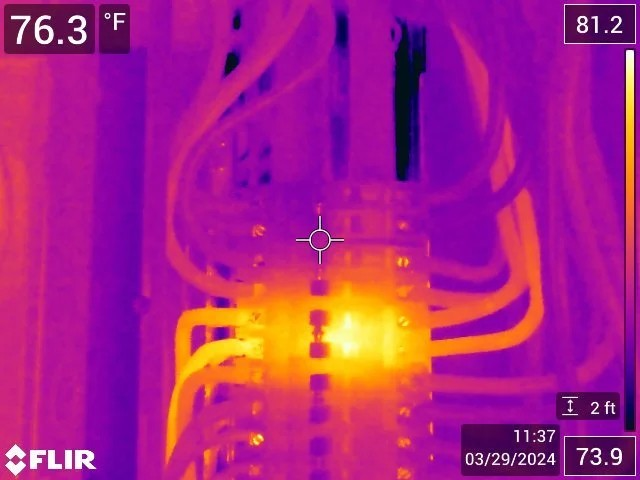
#> input picture notebooks/Infrared_Testing.jpg, 640 x 480 px
$ jupyter execute --allow-errors Fundamentos_de_Python_Aplicaciones.ipynb   (shell and % lines are left out)
#> lines starting #> are read from the running program, lines starting #| are printed output that depends on the picture; after the words box and inside, x2 and y2 are one past the last pixel; in counts of white or black regions, pixels touching at a corner belong together
# Aplicación práctica - Modelado de un circuito RC (45 min)
## Problema:
En un circuito RC serie con R=1kΩ, C=100μF, y entrada escalón de 5V, calcular y graficar $$V_c(t) = V_{in} * (1 - e^{-t/τ})$$ para $t=0$ a 5τ.

[cell 1]
import numpy as np
import matplotlib.pyplot as plt

# Parámetros
R = 1000      # ohms
C = 100e-6    # faradios
tau = R * C   # constante de tiempo
Vin = 5       # voltios

# Tiempo
t = np.linspace(0, 5*tau, 200)

# Ecuación de carga del capacitor
Vc = Vin * (1 - np.exp(-t / tau))

# Gráfica
plt.plot(t*1000, Vc, 'b-', linewidth=2)
plt.axhline(y=Vin, color='r', linestyle='--', label='Vin')
plt.axvline(x=tau*1000, color='k', linestyle=':', label=f'τ = {tau*1000:.1f} ms')
plt.xlabel('Tiempo (ms)')
plt.ylabel('Vc (V)')
plt.title('Carga de un capacitor en circuito RC')
plt.legend()
plt.grid(True)
plt.show()
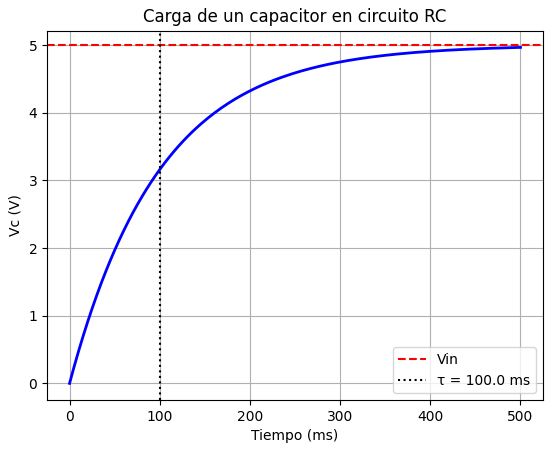
#> figure drawn by matplotlib, 1 panel; curve peaks at x = 500, y = 4.97

### Ejemplo: Circuito RC - Carga y descarga del capacitor
### Modelado matemático y gráfico

[cell 2]
"""
Ejemplo: Circuito RC - Carga y descarga del capacitor
Modelado matemático y gráfico
"""

import numpy as np
import matplotlib.pyplot as plt

def voltaje_carga(t, Vin, tau):
    """Voltaje en capacitor durante carga: Vc = Vin * (1 - e^(-t/τ))"""
    return Vin * (1 - np.exp(-t / tau))

def voltaje_descarga(t, Vin, tau):
    """Voltaje en capacitor durante descarga: Vc = Vin * e^(-t/τ)"""
    return Vin * np.exp(-t / tau)

# [32 lines left out: function graficar_carga_descarga, not called in this run]

#> (a cell that did not finish here is left out)

## Ejercicios Propuestos (30 min)

1. Calcular la potencia disipada en una resistencia dado voltaje y corriente.
Subir como ejercicios/ejercicio1.py
2. Graficar una señal cuadrada (usando scipy.signal.square o una función manual) con frecuencia 100 Hz y ciclo de trabajo 25%.
Subir como ejercicios/ejercicio2.py.
3. Simular la respuesta de un filtro pasa bajos RC de primer orden a una entrada senoidal de 10 Hz y 100 Hz. Graficar entrada y salida. Subir como ejercicios/ejercicio3.py

## Subir las respuestas a Github

```console
git add .
git commit -m "Agrega ejercicios sesion1 - modelado RC y señales"
git push origin main
```

## Ejemplo: Transformada Rápida de Fourier (FFT) básica
### Análisis espectral de señales en electrónica

[cell 4]
"""
Ejemplo: Transformada Rápida de Fourier (FFT) básica
Análisis espectral de señales en electrónica
"""

import numpy as np
import matplotlib.pyplot as plt

def generar_senal_compuesta(fs, duracion):
    """
    Genera una señal compuesta por múltiples frecuencias
    Simula vibraciones o armónicos en circuitos
    """
    t = np.arange(0, duracion, 1/fs)

    # Señal base 60 Hz (frecuencia de red)
    senal = np.sin(2 * np.pi * 60 * t)

    # Agregar armónico de 180 Hz (3er armónico)
    senal += 0.5 * np.sin(2 * np.pi * 180 * t)

    # Agregar interferencia de 300 Hz (5to armónico)
    senal += 0.3 * np.sin(2 * np.pi * 300 * t)

    # Ruido aleatorio bajo
    senal += 0.1 * np.random.randn(len(t))

    return t, senal

def calcular_fft(senal, fs):
    """
    Calcula FFT y retorna frecuencias y espectro de magnitud
    """
    N = len(senal)
    # FFT
    espectro_complejo = np.fft.fft(senal)
    # Frecuencias correspondientes
    frecuencias = np.fft.fftfreq(N, 1/fs)

    # Tomar solo la mitad positiva (frecuencias reales)
    N_pos = N // 2
    frecuencias_pos = frecuencias[:N_pos]
    magnitud_pos = np.abs(espectro_complejo[:N_pos]) / N

    return frecuencias_pos, magnitud_pos

def graficar_tiempo_frecuencia(t, senal, fs):
    """
    Muestra la señal en dominio del tiempo y frecuencia
    """
#> called with t = array of shape (1000,), senal = array of shape (1000,), fs = 2000
    freqs, mag = calcular_fft(senal, fs)

    # Crear figura con dos subplots
    fig, (ax1, ax2) = plt.subplots(2, 1, figsize=(12, 8))

    # Dominio del tiempo
    ax1.plot(t * 1000, senal, 'b-', linewidth=1)
    ax1.set_xlabel('Tiempo (ms)')
    ax1.set_ylabel('Amplitud (V)')
    ax1.set_title('Señal en el dominio del tiempo')
    ax1.grid(True)

    # Dominio de la frecuencia (espectro)
    ax2.stem(freqs, mag, basefmt=" ", linefmt='r-', markerfmt='ro')
    ax2.set_xlabel('Frecuencia (Hz)')
    ax2.set_ylabel('Magnitud (V)')
    ax2.set_title('Espectro de frecuencia (FFT)')
    ax2.set_xlim(0, 500)  # Limitar a 500Hz para ver detalles
    ax2.grid(True)

    plt.tight_layout()
    plt.show()
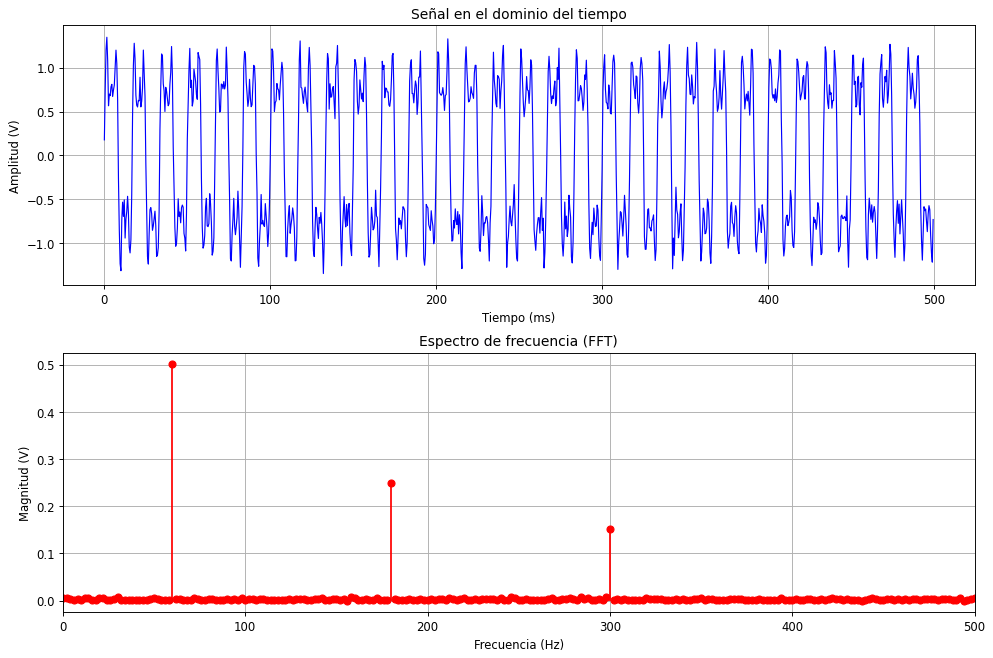
#> figure drawn by matplotlib, 2 panels; panel 1: curve peaks at x = 1.5, y = 1.35; panel 2: curve peaks at x = 60, y = 0.501

if __name__ == "__main__":
    # Parámetros de muestreo (Teorema de Nyquist)
    fs = 2000  # Frecuencia de muestreo: 2 kHz (suficiente para frecuencias hasta 1 kHz)
    duracion = 0.5  # 500 ms

    print(f"Frecuencia de muestreo: {fs} Hz")
    print(f"Resolución espectral: {1/duracion:.2f} Hz")

    # Generar y analizar señal
    t, senal = generar_senal_compuesta(fs, duracion)
    graficar_tiempo_frecuencia(t, senal, fs)

    # Identificar componentes frecuenciales
    freqs, mag = calcular_fft(senal, fs)
    print("\n--- Componentes frecuenciales detectadas ---")
    for i in range(len(freqs)):
        if mag[i] > 0.05:  # Umbral para ignorar ruido
            print(f"Frecuencia: {freqs[i]:.1f} Hz, Amplitud: {mag[i]:.3f} V")

## Ejemplo: Densidad espectral de potencia (PSD)
### Útil para análisis de ruido en circuitos y señales de sensores

[cell 5]
"""
Ejemplo: Densidad espectral de potencia (PSD)
Útil para análisis de ruido en circuitos y señales de sensores
"""

import numpy as np
import matplotlib.pyplot as plt

def generar_ruido_1f(N, fs):
    """
    Genera ruido rosa (1/f) común en componentes electrónicos
    """
    freqs = np.fft.fftfreq(N, 1/fs)
    freqs[0] = 1  # Evitar división por cero

    # Espectro con amplitud 1/√f
    espectro_ruido = np.random.randn(N) + 1j * np.random.randn(N)
    espectro_ruido = espectro_ruido / np.sqrt(np.abs(freqs))

    # Transformada inversa para obtener señal en tiempo
    ruido = np.fft.ifft(espectro_ruido).real
    ruido = ruido / np.std(ruido)  # Normalizar
    return ruido

def calcular_psd(senal, fs):
    """
    Calcula la densidad espectral de potencia usando el método de Welch simplificado
    """
    N = len(senal)
    # Ventana de Hann para reducir leakage espectral
    ventana = np.hanning(N)
    senal_ventaneada = senal * ventana

    # FFT
    espectro = np.fft.fft(senal_ventaneada)
    espectro = espectro[:N//2]

    # Densidad espectral de potencia (V²/Hz)
    psd = (np.abs(espectro)**2) / (fs * N)
    freqs = np.fft.fftfreq(N, 1/fs)[:N//2]

    return freqs, psd

def simular_senal_sensor():
    """
    Simula la salida de un sensor de temperatura con ruido
    """
    fs = 1000  # Hz
    duracion = 2  # segundos
    t = np.arange(0, duracion, 1/fs)

    # Señal útil: variación lenta de temperatura (0.5 Hz)
    senal_util = 25 + 2 * np.sin(2 * np.pi * 0.5 * t)

    # Ruido térmico (Johnson-Nyquist)
    ruido_termico = np.random.randn(len(t)) * 0.1

    # Ruido de 1/f (flicker)
    ruido_flicker = generar_ruido_1f(len(t), fs) * 0.05

    senal_total = senal_util + ruido_termico + ruido_flicker

    return t, senal_total, senal_util

if __name__ == "__main__":
    print("Análisis de densidad espectral de potencia")
    print("Simulando sensor de temperatura con ruido...\n")

    # Generar señal
    t, senal, senal_ideal = simular_senal_sensor()
    fs = 1000

    # Calcular PSD
    freqs, psd = calcular_psd(senal, fs)

    # Gráfica
    fig, (ax1, ax2) = plt.subplots(2, 1, figsize=(12, 8))

    # Señal en tiempo
    ax1.plot(t, senal_ideal, 'g-', alpha=0.6, label='Señal ideal (0.5 Hz)')
    ax1.plot(t, senal, 'b-', alpha=0.4, label='Señal con ruido')
    ax1.set_xlabel('Tiempo (s)')
    ax1.set_ylabel('Temperatura (°C)')
    ax1.set_title('Señal del sensor de temperatura')
    ax1.legend()
    ax1.grid(True)

    # Densidad espectral de potencia
    ax2.loglog(freqs[1:], psd[1:], 'r-', linewidth=1)
    ax2.set_xlabel('Frecuencia (Hz)')
    ax2.set_ylabel('Densidad espectral (V²/Hz)')
    ax2.set_title('Densidad espectral de potencia - Ruido 1/f evidente a bajas frecuencias')
    ax2.grid(True)

    plt.tight_layout()
    plt.show()
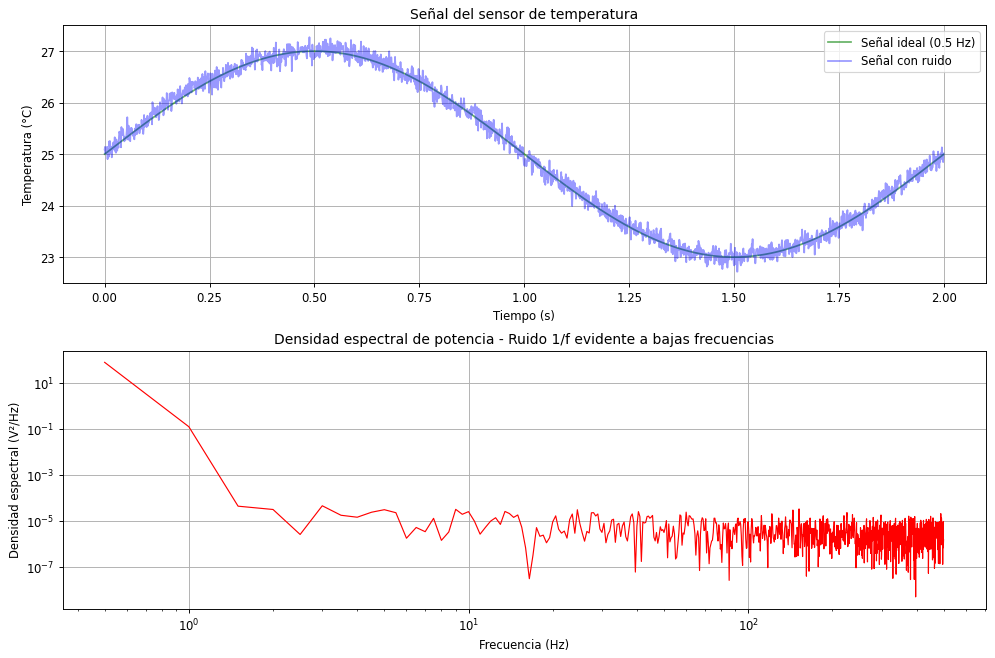
#> figure drawn by matplotlib, 2 panels; panel 1: curve peaks at x = 0.5, y = 27; panel 1: curve peaks at x = 0.488, y = 27.27; panel 2: curve peaks at x = 0.5, y = 78.68

    # Análisis del ruido
    potencia_ruido = np.var(senal - senal_ideal)
    snr_db = 10 * np.log10(np.var(senal_ideal) / potencia_ruido)
    print(f"Relación señal/ruido (SNR): {snr_db:.1f} dB")
    print(f"Potencia de ruido: {potencia_ruido:.4f} V²")

## Ejemplo: Filtrado en el dominio de la frecuencia
### Eliminación de interferencias usando FFT

[cell 6]
"""
Ejemplo: Filtrado en el dominio de la frecuencia
Eliminación de interferencias usando FFT
"""

import numpy as np
import matplotlib.pyplot as plt

def aplicar_filtro_fft(senal, fs, frecuencias_eliminar, ancho_banda=5):
    """
    Elimina frecuencias específicas usando FFT
    Útil para eliminar interferencia de línea (50/60 Hz) y armónicos
    """
#> called with senal = array of shape (1000,), fs = 2000, ancho_banda = 5
    N = len(senal)
    espectro = np.fft.fft(senal)
    freqs = np.fft.fftfreq(N, 1/fs)

    # Crear filtro (máscara)
    filtro = np.ones(N, dtype=complex)

    for f_eliminar in frecuencias_eliminar:
        # Encontrar índices cercanos a la frecuencia a eliminar
        mascara = np.abs(np.abs(freqs) - f_eliminar) < ancho_banda
        filtro[mascara] = 0

    # Aplicar filtro
    espectro_filtrado = espectro * filtro

    # Transformada inversa
    senal_filtrada = np.fft.ifft(espectro_filtrado).real

    return senal_filtrada

def generar_senal_con_interferencia():
    """
    Genera una señal senoidal de 10 Hz con interferencia de 60 Hz
    """
    fs = 2000
    duracion = 0.5
    t = np.arange(0, duracion, 1/fs)

    # Señal útil (10 Hz)
    senal_util = 1.0 * np.sin(2 * np.pi * 10 * t)

    # Interferencia de 60 Hz (frecuencia de red)
    interferencia = 0.8 * np.sin(2 * np.pi * 60 * t)

    # Ruido aleatorio
    ruido = 0.1 * np.random.randn(len(t))

    senal_total = senal_util + interferencia + ruido

    return t, senal_total, senal_util

def graficar_comparacion(t, senal_original, senal_filtrada, fs):
    """
    Compara señal original vs filtrada en tiempo y frecuencia
    """
#> called with t = array of shape (1000,), senal_original = array of shape (1000,), senal_filtrada = array of shape (1000,), fs = 2000
    # Calcular FFT de ambas señales
    freqs = np.fft.fftfreq(len(t), 1/fs)[:len(t)//2]
    fft_orig = np.abs(np.fft.fft(senal_original))[:len(t)//2] / len(t)
    fft_filt = np.abs(np.fft.fft(senal_filtrada))[:len(t)//2] / len(t)

    fig, axes = plt.subplots(2, 2, figsize=(14, 8))

    # Señal original en tiempo
    axes[0, 0].plot(t * 1000, senal_original, 'b-', linewidth=1)
    axes[0, 0].set_xlabel('Tiempo (ms)')
    axes[0, 0].set_ylabel('Amplitud (V)')
    axes[0, 0].set_title('Señal con interferencia')
    axes[0, 0].grid(True)

    # Señal filtrada en tiempo
    axes[0, 1].plot(t * 1000, senal_filtrada, 'g-', linewidth=1)
    axes[0, 1].set_xlabel('Tiempo (ms)')
    axes[0, 1].set_ylabel('Amplitud (V)')
    axes[0, 1].set_title('Señal filtrada (interferencia eliminada)')
    axes[0, 1].grid(True)

    # Espectro original
    axes[1, 0].plot(freqs, fft_orig, 'b-')
    axes[1, 0].set_xlabel('Frecuencia (Hz)')
    axes[1, 0].set_ylabel('Magnitud (V)')
    axes[1, 0].set_title('Espectro original (pico en 60 Hz)')
    axes[1, 0].set_xlim(0, 200)
    axes[1, 0].grid(True)

    # Espectro filtrado
    axes[1, 1].plot(freqs, fft_filt, 'g-')
    axes[1, 1].set_xlabel('Frecuencia (Hz)')
    axes[1, 1].set_ylabel('Magnitud (V)')
    axes[1, 1].set_title('Espectro filtrado (60 Hz eliminado)')
    axes[1, 1].set_xlim(0, 200)
    axes[1, 1].grid(True)

    plt.tight_layout()
    plt.show()

if __name__ == "__main__":
    print("Eliminación de interferencia de 60 Hz usando FFT")

    # Generar señal
    t, senal_sucia, senal_limpia = generar_senal_con_interferencia()
    fs = 2000

    # Aplicar filtro
    frecuencias_a_eliminar = [60]  # Eliminar 60 Hz
    senal_filtrada = aplicar_filtro_fft(senal_sucia, fs, frecuencias_a_eliminar)

    # Graficar resultados
    graficar_comparacion(t, senal_sucia, senal_filtrada, fs)

    # Calcular mejora
    error_original = np.mean((senal_sucia - senal_limpia)**2)
    error_filtrado = np.mean((senal_filtrada - senal_limpia)**2)
    mejora_db = 10 * np.log10(error_original / error_filtrado)

    print(f"\nError cuadrático medio original: {error_original:.4f}")
    print(f"Error cuadrático medio filtrado: {error_filtrado:.4f}")
    print(f"Mejora: {mejora_db:.1f} dB")

## Aplicaciones adicionales de Python en Ingeniería Eléctrica/Electrónica
### 1. Simulación de Circuitos Eléctricos (SPICE-like)

[cell 7]
# 1. Install the ngspice circuit simulator backend binaries

# 2. Install PySpice library

# 3. Verify the installation is correct

[cell 8]
import PySpice.Logging.Logging as Logging
from PySpice.Spice.Netlist import Circuit
from PySpice.Unit import *

#> (the rest of this cell did not finish here and is left out)

[cell 9]
import matplotlib.pyplot as plt

# Obtener el tiempo del análisis
#> (the rest of this cell did not finish here and is left out)

## 2. Flujo de Carga en Sistemas de Potencia (Power Flow)

[cell 10]
# Install pandapower if not already installed

[cell 11]
import pandapower as pp

# Crear red eléctrica simple
#> (the rest of this cell did not finish here and is left out)

## 3. Modelado de Máquinas Eléctricas (Motores, Generadores)

[cell 12]
import numpy as np
from scipy.integrate import odeint
import matplotlib.pyplot as plt

def modelo_motor_dc(estado, t, V, R, L, J, B, K):
    """Modelo dinámico de motor DC"""
    i, w = estado  # corriente, velocidad angular

    di_dt = (V - R*i - K*w) / L
    dw_dt = (K*i - B*w) / J

    return [di_dt, dw_dt]

# Parámetros del motor
R = 2.0    # Resistencia armadura (Ω)
L = 0.01   # Inductancia armadura (H)
J = 0.02   # Inercia (kg·m²)
B = 0.002  # Fricción viscosa (N·m·s)
K = 0.5    # Constante de torque/fem (N·m/A o V·s/rad)

# Simulación
t = np.linspace(0, 5, 1000)  # 5 segundos
V = 12  # Voltaje aplicado

estado0 = [0, 0]  # [i0, w0]
sol = odeint(modelo_motor_dc, estado0, t, args=(V, R, L, J, B, K))

corriente = sol[:, 0]
velocidad = sol[:, 1] * 30 / np.pi  # Convertir a RPM

# Graficar los resultados
plt.figure(figsize=(12, 6))

plt.subplot(2, 1, 1)
plt.plot(t, corriente, label='Corriente de Armadura (A)')
plt.xlabel('Tiempo (s)')
plt.ylabel('Corriente (A)')
plt.title('Simulación de Motor DC')
plt.grid(True)
plt.legend()

plt.subplot(2, 1, 2)
plt.plot(t, velocidad, label='Velocidad Angular (RPM)', color='orange')
plt.xlabel('Tiempo (s)')
plt.ylabel('Velocidad (RPM)')
plt.grid(True)
plt.legend()

plt.tight_layout()
plt.show()

[cell 13]
import pandas as pd

# Crear un DataFrame con los resultados
df_resultados = pd.DataFrame({
    'Tiempo (s)': t,
    'Corriente (A)': corriente,
    'Velocidad (RPM)': velocidad
})

# Exportar a CSV
df_resultados.to_csv('simulacion_motor_dc.csv', index=False)

print('Resultados de la simulación exportados a "simulacion_motor_dc.csv"')

## Procesamiento de Imágenes Térmicas (Visión por computador)

Busca una imagen usando "FLIR thermography inspection electrical gallery"

[cell 14]
import cv2
import numpy as np
import matplotlib.pyplot as plt

def detectar_puntos_calientes(imagen_termica_path, umbral_temp=80):
    """Detecta sobrecalentamiento en equipos eléctricos y lo visualiza."""
    # Cargar imagen térmica en escala de grises
    img_gray = cv2.imread(imagen_termica_path, cv2.IMREAD_GRAYSCALE)

    if img_gray is None:
        print(f"Error: No se pudo cargar la imagen de {imagen_termica_path}")
        return None

    # Convertir a BGR para poder dibujar contornos en color
    img_bgr = cv2.cvtColor(img_gray, cv2.COLOR_GRAY2BGR)

    # Aplicar umbral para identificar áreas calientes
    # La temperatura en la imagen es simplemente el valor del píxel en escala de grises
    _, mascara = cv2.threshold(img_gray, umbral_temp, 255, cv2.THRESH_BINARY)

    # Encontrar contornos (puntos calientes)
    contornos, _ = cv2.findContours(mascara, cv2.RETR_EXTERNAL, cv2.CHAIN_APPROX_SIMPLE)

    print(f"Se encontraron {len(contornos)} puntos con sobrecalentamiento")

    # Medir temperaturas máximas y dibujar contornos
    for i, cnt in enumerate(contornos):
        # Crear una máscara temporal para el contorno actual
        mask = np.zeros_like(img_gray)
        cv2.drawContours(mask, [cnt], -1, 255, -1)

        # Calcular la temperatura máxima dentro del contorno
        temp_max = np.max(img_gray[mask == 255])
        print(f"Punto {i+1}: Temperatura máxima = {temp_max:.1f}°C")

        # Dibujar el contorno en la imagen BGR (en rojo)
        cv2.drawContours(img_bgr, [cnt], -1, (0, 0, 255), 2) # Rojo, grosor 2

        # Poner texto con la temperatura máxima cerca del contorno
        M = cv2.moments(cnt)
        if M["m00"] != 0:
            cX = int(M["m10"] / M["m00"])
            cY = int(M["m01"] / M["m00"])
            cv2.putText(img_bgr, f"{temp_max:.0f}C", (cX, cY), cv2.FONT_HERSHEY_SIMPLEX, 0.5, (0, 255, 255), 1) # Amarillo

    return img_bgr

[cell 15]
# Generar una imagen térmica de ejemplo con puntos calientes simulados
import cv2
import numpy as np
import matplotlib.pyplot as plt

# Crear una imagen en escala de grises de 100x100 píxeles, simulando temperaturas bajas (ej. 50°C)
img_dummy = np.full((100, 100), 50, dtype=np.uint8)

# Simular un punto caliente en el centro (ej. 90°C)
cv2.circle(img_dummy, (30, 30), 15, 90, -1)
#> img_dummy: shape (100, 100); values 50 (black) and 90 (white), 7.1% white; 1 white region, box (x1, y1, x2, y2) and area: (15, 15, 46, 46) 709

# Simular otro punto caliente (ej. 120°C)
cv2.circle(img_dummy, (70, 70), 10, 120, -1)
#> img_dummy: shape (100, 100); min 50, max 120, mean 55.1

# Simular un tercer punto caliente (ej. 85°C)
cv2.circle(img_dummy, (80, 20), 12, 85, -1)
#> img_dummy: shape (100, 100); min 50, max 120, mean 56.6

# Guardar la imagen de ejemplo
thermal_image_filename = 'dummy_thermal_image.png'
cv2.imwrite(thermal_image_filename, img_dummy)

print(f"Imagen térmica de ejemplo guardada como '{thermal_image_filename}'")

# Usar la función para detectar y visualizar puntos calientes
umbral = 70 # Umbral de temperatura para detectar puntos calientes
img_con_hotspots = detectar_puntos_calientes(thermal_image_filename, umbral)
#> in detectar_puntos_calientes, `contornos, _ = cv2.findContours(mascara, cv2.RETR_EXTERNAL, cv2.CHAIN_..`: contornos = 3 contours; box (x1, y1, x2, y2) and area: (15, 15, 46, 46) 666, (68, 8, 93, 33) 408, (60, 60, 81, 81) 288
#| Se encontraron 3 puntos con sobrecalentamiento
#> the loop in detectar_puntos_calientes, `for i, cnt in enumerate(contornos):` made 3 passes
#> (temp_max, cX, cY) on passes 1 to 3: (120, 70, 70), (90, 30, 30), (85, 80, 20)
#> (printed output is left out)

if img_con_hotspots is not None:
    # Mostrar la imagen con los puntos calientes detectados
    plt.figure(figsize=(8, 6))
    plt.imshow(cv2.cvtColor(img_con_hotspots, cv2.COLOR_BGR2RGB)) # Convertir BGR a RGB para matplotlib
    plt.title(f'Puntos Calientes Detectados (Umbral > {umbral}°C)')
    plt.axis('off')
    plt.show()

[cell 16]
thermal_image_real_filename = 'Infrared_Testing.jpg'
umbral_real = 150 # Puedes ajustar este umbral según la imagen y lo que consideres 'caliente'

img_con_hotspots_real = detectar_puntos_calientes(thermal_image_real_filename, umbral_real)
#> call 2 of detectar_puntos_calientes, with imagen_termica_path = 'Infrared_Testing.jpg', umbral_temp = 150
#> (the rest of the program and of its run is left out)
